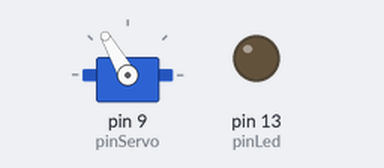
This sketch was run on a simulated Arduino Uno, built with avr-gcc and run on an emulated ATmega328P. Shown: servo, output pins drawn as LEDs (lit = HIGH).

Above: at 4.0 s.
Timing chart, 0 to 7.0 s (numbered marks = the images above):
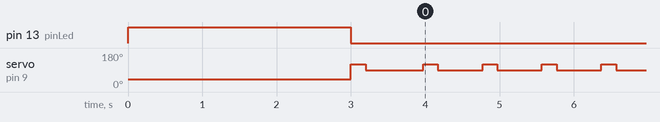

The sketch:

Servo_Stack_Arduino.ino
```cpp
/* Made by Fabian_57 on may 30, 2017

   This code is open-source so downlaod it, try it, change it to
   fit in your project.

   you have to attach a touch input at the servo
   i used an sg90 servo (chap, easy to use)
   connected to pin 9 (you ca connect to any pin, but it has to
   be a PWM pin), GND---GND, Vin---5V

   up and down variables set to 90 and 120 are the angle that the
   servo has to be in order to tap or not. Those work in my
   project, so you have to change that in order to make it work
   properly. have fun!
*/
#include <Servo.h>
int up = 90;
int down = 120;
int baseInsertPos = 40;
int pinServo = 9;//this pin
int pinLed = 13;
Servo servo1;

void setup() {
  servo1.attach(pinServo);
  servo1.write(baseInsertPos);//pull up to insert the phone
  pinMode(pinLed, OUTPUT);
  digitalWrite(pinLed, HIGH);
  delay(3000);//wait 3 second to insert the phone

  digitalWrite(pinLed, LOW);
  servo1.write(down);//push down
  delay(200);
  servo1.write(up);//pull up
  delay(770);
}

void loop() {
  servo1.write(down); //1
  delay(200);
  servo1.write(up);//0
  delay(600);
}
```

Measured:
- by itself, servo on pin 9 (pinServo): goes 120° 0.20 s, 90° 0.77 s, 157 × (120° 0.20 s, 90° 0.60 s), 120° 0.20 s, then 90°
